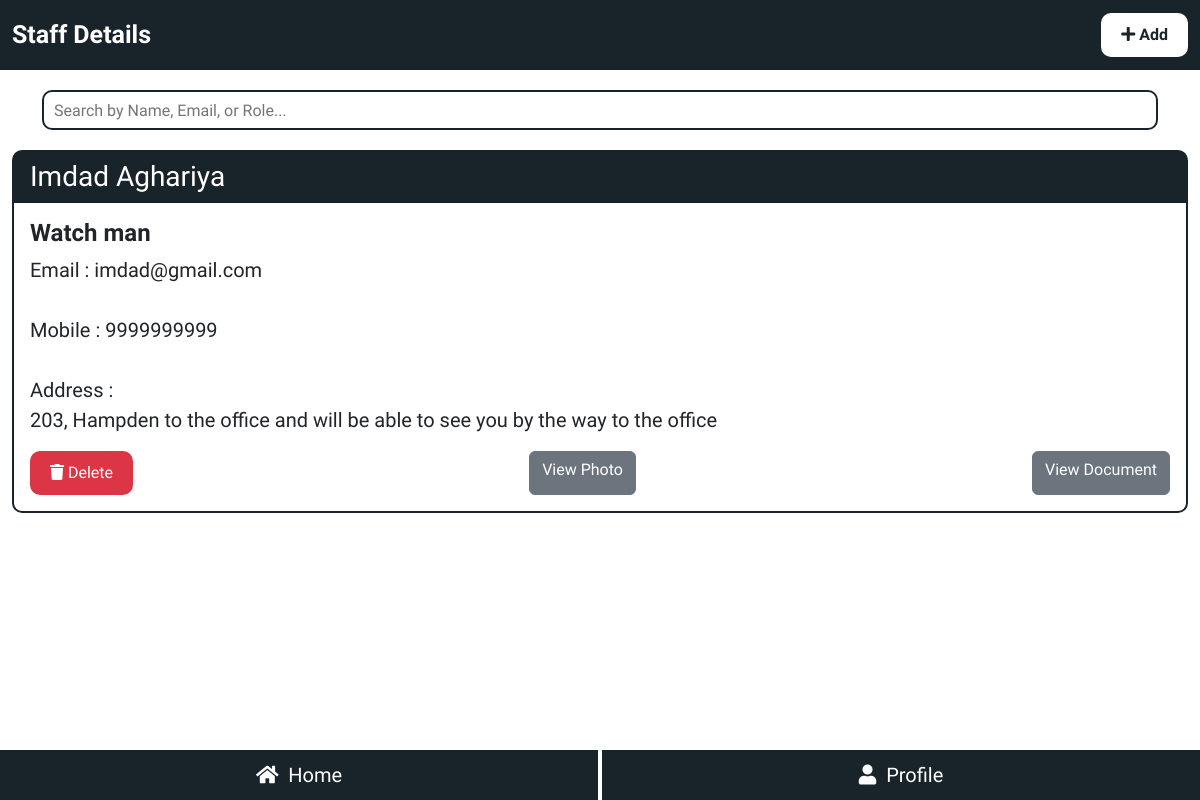
The page /sgadmin/staffDetails.php (signed in) on the database its author committed.
### tables this page shows
CREATE TABLE `gated_staff` (
  `id` int(11) NOT NULL,
  `name` varchar(255) NOT NULL,
  `email` varchar(255) NOT NULL,
  `mobile` varchar(255) NOT NULL,
  `pass` varchar(255) NOT NULL,
  `role` varchar(255) NOT NULL,
  `address` varchar(500) NOT NULL,
  `img` varchar(255) NOT NULL,
  `doc_img` varchar(255) NOT NULL,
  `date_time` datetime NOT NULL DEFAULT current_timestamp()
);

### sgadmin/staffDetails.php (the view, shortened to what this page needs)
<?php
include ('../assets/inc/conn.php');
?>
<!DOCTYPE html>
<html lang="en">
<head>
    <link href="https://cdn.jsdelivr.net/npm/bootstrap@5.3.3/dist/css/bootstrap.min.css" rel="stylesheet"
>
    <link rel="stylesheet" href="https://cdnjs.cloudflare.com/ajax/libs/font-awesome/5.15.2/css/all.min.css" />
    <link rel="stylesheet" href="assets/css/staffDetails.css">
</head>
<body>
    <nav class="navbar navbar-expand-lg">
        <div class="container-fluid">
            <span class="navText">Staff Details</span>
            <button type="button" class="addStaffBtn" data-bs-toggle="modal" data-bs-target="#add-Staff-modal">
                <i class="fa fa-plus" aria-hidden="true"></i> Add
            </button>
        </div>
    </nav>
     <div class="container searchBar">
         <input type="text" id="searchStaffInput" class="search-input" placeholder="Search by Name, Email, or Role...">
     </div>
    <div class="container-fluid all-staff-data-container">
    <?php
    $staffData = mysqli_query($conn , "SELECT * FROM `gated_staff` ORDER BY `id` ASC");
    while($staffRow = mysqli_fetch_assoc($staffData)){
        ?>
        <div class="card allStaffCard" id="searchItems">
            <h3 class="card-header"><?php echo $staffRow['name'];?></h3>
            <div class="card-body">
                <h4 class="card-title card-name-section"><?php echo $staffRow['role'];?></h4>
                <p class="card-text">
                    Email : <?php echo $staffRow['email'];?> <br><br>
                    Mobile : <?php echo $staffRow['mobile'];?> <br><br>
                    Address : <br> <?php echo $staffRow['address'];?>
                </p>
                <div class="operationBtn">
                    <form action="submitData/deleteStaff.php" method="POST">
                        <button type="submit" name="deleteStaffBtn" class="btn btn-danger btn-delete-staff"><i class="fa fa-trash" aria-hidden="true"></i> Delete</button>
                    </form>
                    <a href="assets/img/staff/<?php echo $staffRow['img'];?>" class="btn btn-secondary" target="_blank">View Photo</a>
                    <a href="assets/img/staff/staffDocs/<?php echo $staffRow['doc_img'];?>" class="btn btn-secondary" target="_blank">View Document</a>
                </div>
            </div>
        </div>
        <?php
    }
    ?>
    </div>
    <footer>
        <div class="container-fluid g-0 footer-container full-cover">
            <div class="row g-0 footer-row full-cover">
                <div class="col col-6 footer-col">
                    <a class="footer-home footer-nav full-cover full-center" href="index.php">
                        <i class="fa fa-home" aria-hidden="true"></i>&nbsp;
                        <span>&nbsp;Home</span>
                    </a>
                </div>
                <div class="col col-6 footer-col">
                    <a class="footer-activities footer-nav full-cover full-center" href="#">
                        <i class="fa fa-user" aria-hidden="true"></i>&nbsp;
                        <span>&nbsp;Profile</span>
                    </a>
                </div>
            </div>
        </div>
    </footer>
</body>
</html>

### sgadmin/assets/css/staffDetails.css (style rules this page uses)
:root { --main-color: #19242a; }
body { overflow: -moz-scrollbars-none; scrollbar-width: none; -ms-overflow-style: none; }
* { margin: 0; padding: 0; font-family: "Inria Sans", sans-serif; }
.full-cover { height: 100%; width: 100%; }
.full-center { display: flex; justify-content: center; align-items: center; }
.navbar { background-color: var(--main-color); height: 70px; position: sticky; top: 0; z-index: 999; }
.navText { font-weight: bold; font-size: 25px; color: #fff; }
.addStaffBtn { color: var(--main-color); background-color: #fff; padding: 10px 20px; border: none; border-radius: 10px; cursor: pointer; font-weight: bold; }
.search-input { width: 100%; border: 2px solid var(--main-color); margin-top: 20px; height: 40px; padding: 10px; border-radius: 10px; }
.all-staff-data-container { margin-bottom: 70px; }
.all-staff-data-container .card { margin: 20px 0; border: 2px solid var(--main-color); border-radius: 10px; }
.all-staff-data-container .card .card-text { font-size: 20px; }
.card-header { background-color: var(--main-color); color: #fff; }
.card-name-section { font-weight: bold; }
.btn-delete-staff { padding: 10px 20px; border: none; border-radius: 10px; cursor: pointer; }
.operationBtn { display: flex; justify-content: space-between; }
footer { height: 50px; width: 100%; background-color: var(--main-color); position: fixed; bottom: 0; z-index: 999; }
.footer-col { height: 100%; background-color: var(--main-color) }
.footer-nav { text-decoration: none; color: #fff; font-size: 20px; }
.footer-home { border-right: 2px solid #fff; }
.footer-activities { border-left: 2px solid #fff; }

### rows shown on the page
gated_staff: name "Imdad Aghariya", role "Watch man", email "imdad@gmail.com", mobile "9999999999", address "203, Hampden to the office and will be able to see you by the way to the office"
